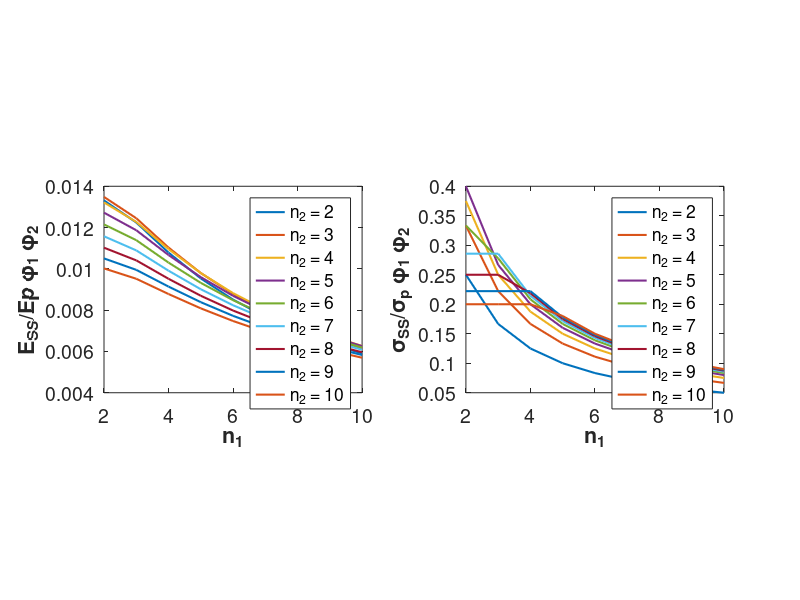
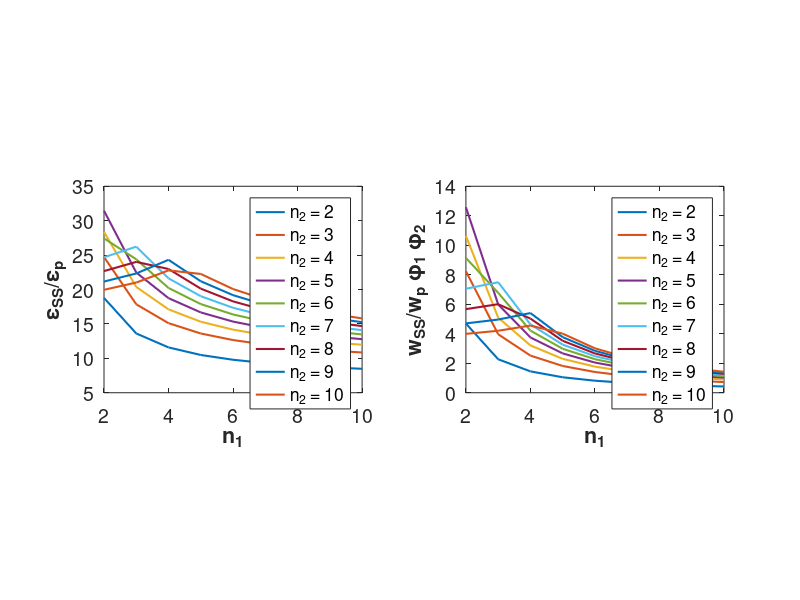

Recreate these plots in MATLAB, in order.
%%Generalized two hierarchical model Zhang
%%%%------------2HSS-----------%%%%
%ps--volume fraction at first level of hierarchy
%ps2--volume fraction at second level of hierarchy
%rs--aspect ratio rho at first level of hierarchy
%rs2--aspect ratio rho at second level of hierarchy
%n1--n at first level of hierarchy
%n2--n at second level of hierarchy
%as--alpha at first level of hierarchy
%ass--alpha at second level of hierarchy
clc
clear all

figure
subplot(1,2,1)
%Strength ratio 2H Regular staggered composites with Stairwise staggered
%composites as platelets
%for all values of n (4 CASES)
% syms y r
%rho=aspect ratio; 
%subplot(1,2,1);
n1=2:1:10; %Number of platelets in a period at the first level of hierarchy
ps1=0.5;%Volume fraction at the first level of hierarchy
ps2=0.5;%Volume fraction at the second level of hierarchy
gbe=1./1000;%Shear modulus of matrix to Young's modulus of platetet ratio
rs1=10;%Platelet aspect ratio at the first level of hierarchy
rs2=10;%Platelet aspect ratio at the second level of hierarchy
z=0.5;%overlap ratio
Ep=7e9;%Young's modulus of platelet
sigtotau=10;%Ratio between normal strength of platelet and shear strength of matrix
for n2=[2,3,4,5,6,7,8,9,10] %Number of platelets in a period at the second level of hierarchy
as=(ps1.*rs1.*rs1.*gbe)./(3*(1-ps1));
D=(((n1.*((3*n1)-4))./(3*((n1-1).^2)))+(((n1.*n1)./(3*(n1-1).*as))));
a_ss=(ps2.*rs2.*rs2.*gbe*D)./(3*(1-ps2)*ps1);
Erat2hss=(D.*(((n2.*((3*n2)-4))./(3*((n2-1).^2)))+(((n2.*n2)./(3*(n2-1).*a_ss))))).^-1
Ess=Erat2hss*Ep*ps1*ps2;
rs1crit2hss=(n1-1)*sigtotau;
plot (n1,Erat2hss,'linewidth', 1.5);
hold on;
end
%  title('SW within Regular')
xlabel ('n_1', 'fontsize', 18,'fontweight','bold')
ylabel ('E_{SS}/Ep \phi_{1} \phi_{2}', 'fontsize', 18,'fontweight','bold')
legend ('n_2 = 2', 'n_2 = 3', 'n_2 = 4','n_2 = 5','n_2 = 6','n_2 = 7','n_2 = 8','n_2 = 9','n_2 = 10','fontsize', 12);
pbaspect([5 4 1])
set(gca,'fontsize',14)
set(gcf,'color','w')

subplot(1,2,2)

for n2=[2 3 4 5 6 7 8 9 10]
    for i=1:numel(n1)
        as(i)=(ps1.*rs1.*rs1.*gbe)./(3*(1-ps1));
        D(i)=(((n1(i).*((3*n1(i))-4))./(3*((n1(i)-1).^2)))+(((n1(i).*n1(i))./(3*(n1(i)-1).*as(i)))));
        a_ss(i)=(ps2.*rs2.*rs2.*gbe*D(i))./(3*(1-ps2)*ps1);
        Erat2hss(i)=(D(i).*(((n2.*((3*n2)-4))./(3*((n2-1).^2)))+(((n2.*n2)./(3*(n2-1).*a_ss(i)))))).^-1
        Ess(i)=Erat2hss(i)*Ep*ps1*ps2;
        rs1crit2hss(i)=(n1(i)-1)*sigtotau;
        if rs1<=rs1crit2hss(i)
            rs2crit2hss(i)=((n2-1)*(n1(i)-1)*ps1*rs1*sigtotau)./(n1(i)*rs1crit2hss(i));
        else
            rs2crit2hss(i)=((n2-1)*ps1*(n1(i)-1)*sigtotau)./n1(i);
        end 
 
   
   %case 1 n 2
    if rs2<=rs2crit2hss(i)
        sigrat2hss(i) = rs1./(n2.*ps1.*sigtotau);
    %case 3
    elseif rs2>rs2crit2hss(i) && rs1<=rs1crit2hss(i)
        sigrat2hss(i)=((n2-1).*rs1)./(n1(i).*n2.*sigtotau);
    %case 4
    else
        sigrat2hss(i)=((n1(i)-1).*(n2-1))./(n1(i).*n2);
    end
    wrat2hss(i)=sigrat2hss(i).^2/Erat2hss(i);
    end
    plot (n1,sigrat2hss,'linewidth',1.5)
    hold on;
end

%  title('SW within Regular')
xlabel ('n_1', 'fontsize', 18,'fontweight','bold')
ylabel ('\sigma_{SS}/\sigma_p \phi_{1} \phi_{2}', 'fontsize', 18,'fontweight','bold')
legend ('n_2 = 2', 'n_2 = 3', 'n_2 = 4','n_2 = 5','n_2 = 6','n_2 = 7','n_2 = 8','n_2 = 9','n_2 = 10','fontsize', 12);
pbaspect([5 4 1])
set(gca,'fontsize',14)
set(gcf,'color','w')
figure
subplot(1,2,1)
for n2=[2,3,4,5,6,7,8,9,10]
    for i=1:numel(n1)
        as(i)=(ps1.*rs1.*rs1.*gbe)./(3*(1-ps1));
        D(i)=(((n1(i).*((3*n1(i))-4))./(3*((n1(i)-1).^2)))+(((n1(i).*n1(i))./(3*(n1(i)-1).*as(i)))));
        a_ss(i)=(ps2.*rs2.*rs2.*gbe*D(i))./(3*(1-ps2)*ps1);
        Erat2hss(i)=(D(i).*(((n2.*((3*n2)-4))./(3*((n2-1).^2)))+(((n2.*n2)./(3*(n2-1).*a_ss(i)))))).^-1;
        Ess(i)=Erat2hss(i)*Ep*ps1*ps2;
        rs1crit2hss(i)=(n1(i)-1)*sigtotau;
        if rs1<=rs1crit2hss(i)
            rs2crit2hss(i)=((n2-1)*(n1(i)-1)*ps1*rs1*sigtotau)./(n1(i)*rs1crit2hss(i));
        else
            rs2crit2hss(i)=((n2-1)*ps1*(n1(i)-1)*sigtotau)./n1(i);
        end 
        %case 1 n 2
        if rs2<=rs2crit2hss(i)
            sigrat2hss(i) = rs1./(n2.*ps1.*sigtotau);
        %case 3
        elseif rs2>rs2crit2hss(i) && rs1<=rs1crit2hss(i)
            sigrat2hss(i)=((n2-1).*rs1)./(n1(i).*n2.*sigtotau);
    %case 4
        else
            sigrat2hss(i)=((n1(i)-1).*(n2-1))./(n1(i).*n2);
        end
        erat2hss(i)=sigrat2hss(i)/Erat2hss(i);
    end
    plot (n1,erat2hss,'linewidth',1.5);
    hold on;
end


%  title('SW within Regular')
xlabel ('n_1', 'fontsize', 18,'fontweight','bold')
ylabel ('\epsilon_{SS}/\epsilon_p', 'fontsize', 18,'fontweight','bold')
legend ('n_2 = 2', 'n_2 = 3', 'n_2 = 4','n_2 = 5','n_2 = 6','n_2 = 7','n_2 = 8','n_2 = 9','n_2 = 10','fontsize', 12);
pbaspect([5 4 1])
set(gca,'fontsize',14)
set(gcf,'color','w')

subplot(1,2,2)
for n2=[2,3,4,5,6,7,8,9,10]
    for i=1:numel(n1)
        as(i)=(ps1.*rs1.*rs1.*gbe)./(3*(1-ps1));
        D(i)=(((n1(i).*((3*n1(i))-4))./(3*((n1(i)-1).^2)))+(((n1(i).*n1(i))./(3*(n1(i)-1).*as(i)))));
        a_ss(i)=(ps2.*rs2.*rs2.*gbe*D(i))./(3*(1-ps2)*ps1);
        Erat2hss(i)=(D(i).*(((n2.*((3*n2)-4))./(3*((n2-1).^2)))+(((n2.*n2)./(3*(n2-1).*a_ss(i)))))).^-1;
        Ess(i)=Erat2hss(i)*Ep*ps1*ps2;
        rs1crit2hss(i)=(n1(i)-1)*sigtotau;
        if rs1<=rs1crit2hss(i)
            rs2crit2hss(i)=((n2-1)*(n1(i)-1)*ps1*rs1*sigtotau)./(n1(i)*rs1crit2hss(i));
        else
            rs2crit2hss(i)=((n2-1)*ps1*(n1(i)-1)*sigtotau)./n1(i);
        end 
    %case 1 n 2
    if rs2<=rs2crit2hss(i)
        sigrat2hss(i) = rs1./(n2.*ps1.*sigtotau);
   
    %case 3
    elseif rs2>rs2crit2hss(i) && rs1<=rs1crit2hss(i)
        sigrat2hss(i)=((n2-1).*rs1)./(n1(i).*n2.*sigtotau);
    %case 4
    else
        sigrat2hss(i)=((n1(i)-1).*(n2-1))./(n1(i).*n2);
    end
    wrat2hss(i)=sigrat2hss(i).^2/Erat2hss(i);
    end
    plot (n1,wrat2hss,'linewidth',1.5)
    hold on;
end
xlabel ('n_1', 'fontsize', 18,'fontweight','bold')
ylabel ('w_{SS}/w_p \phi_{1} \phi_{2}', 'fontsize', 18,'fontweight','bold')
legend ('n_2 = 2', 'n_2 = 3', 'n_2 = 4','n_2 = 5','n_2 = 6','n_2 = 7','n_2 = 8','n_2 = 9','n_2 = 10','fontsize', 12);
pbaspect([5 4 1])
set(gca,'fontsize',14)
set(gcf,'color','w')

